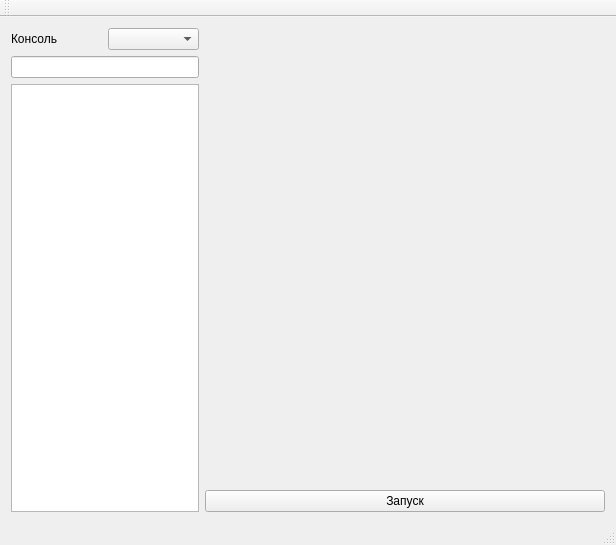
<?xml version="1.0" encoding="UTF-8"?>
<ui version="4.0">
 <class>MainWindow</class>
 <widget class="QMainWindow" name="MainWindow">
  <property name="geometry">
   <rect>
    <x>0</x>
    <y>0</y>
    <width>616</width>
    <height>533</height>
   </rect>
  </property>
  <property name="windowTitle">
   <string>MainWindow</string>
  </property>
  <widget class="QWidget" name="centralWidget">
   <layout class="QGridLayout" name="gridLayout_2">
    <item row="0" column="0">
     <layout class="QGridLayout" name="gridLayout">
      <item row="0" column="2">
       <widget class="QLabel" name="lblTitle">
        <property name="text">
         <string/>
        </property>
       </widget>
      </item>
      <item row="1" column="0" colspan="2">
       <widget class="QLineEdit" name="leSearchGame"/>
      </item>
      <item row="2" column="2">
       <widget class="QLabel" name="lblImg">
        <property name="minimumSize">
         <size>
          <width>400</width>
          <height>400</height>
         </size>
        </property>
        <property name="text">
         <string/>
        </property>
        <property name="scaledContents">
         <bool>false</bool>
        </property>
       </widget>
      </item>
      <item row="0" column="0">
       <widget class="QLabel" name="lblConsole">
        <property name="text">
         <string>Консоль</string>
        </property>
       </widget>
      </item>
      <item row="0" column="1">
       <widget class="QComboBox" name="cmbConsole"/>
      </item>
      <item row="3" column="2">
       <widget class="QPushButton" name="btnStart">
        <property name="text">
         <string>Запуск</string>
        </property>
       </widget>
      </item>
      <item row="2" column="0" rowspan="2" colspan="2">
       <widget class="QListWidget" name="lstGames"/>
      </item>
     </layout>
    </item>
   </layout>
  </widget>
  <widget class="QToolBar" name="mainToolBar">
   <attribute name="toolBarArea">
    <enum>TopToolBarArea</enum>
   </attribute>
   <attribute name="toolBarBreak">
    <bool>false</bool>
   </attribute>
  </widget>
  <widget class="QStatusBar" name="statusBar"/>
 </widget>
 <layoutdefault spacing="6" margin="11"/>
 <resources/>
 <connections/>
</ui>
